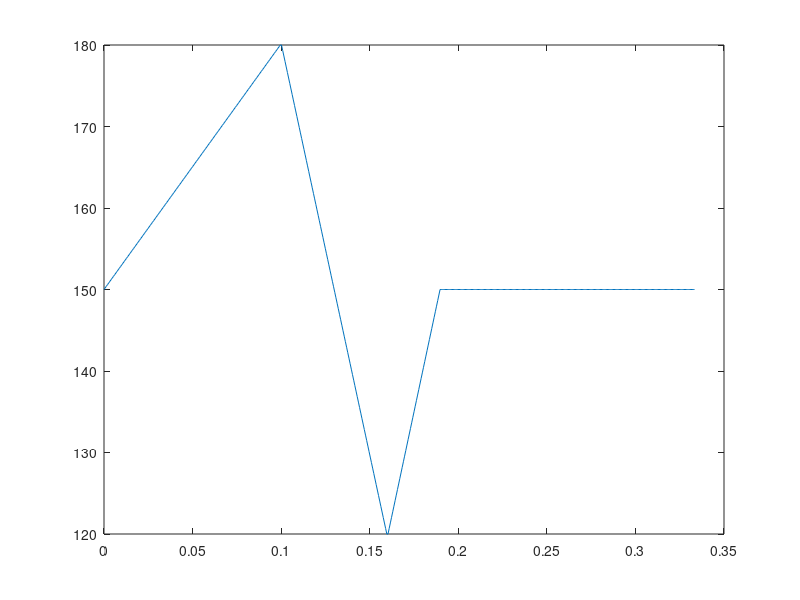

Source code (MATLAB): (Note: this script raises an error after producing the figure.)
clc
clear
close all
%% Params

f = 3.0; % Hz
T = 1/f;

N = 500;
publish_rate = f*N

V_thrust = 300; % mm/s
V_swing = 1000; % mm/s
V_return = 1000; % mm/s

L_touchdown = 150; % mm
L_liftoff = 180; % mm
L_swing = 120; % mm


%% Calculation

h = L_touchdown*ones(N,1);
t = linspace(0,T,N);

% thrust phase (1)
dh_thrust = L_liftoff - L_touchdown;
T_thrust = dh_thrust / V_thrust;
i_thrust = int32(T_thrust / T * N);
t_thrust = linspace(0,T_thrust,i_thrust);
h(1:i_thrust) = L_touchdown + (t_thrust/T_thrust).*(dh_thrust);

% swing phase (2)
dh_swing = L_swing - L_liftoff;
T_swing = -dh_swing / V_swing;
i_swing = int32(T_swing / T * N);
t_swing = -linspace(0,T_swing,i_swing);
h(i_thrust+1:i_thrust+i_swing) = L_liftoff - (t_swing/T_swing).*dh_swing;

% return phase (3)
dh_return = L_touchdown - L_swing;
T_return = dh_return / V_return;
i_return = int32(T_return / T * N);
t_return = linspace(0,T_return,i_return);
h(i_thrust+i_swing+1:i_thrust+i_swing+i_return) = L_swing + (t_return/T_return).*dh_return;

%% Visualize

figure
plot(t,h)


%% Save

x = zeros(N,1);
z = zeros(N,1);
dat = [x -h z];
writematrix(dat, 'hop-test.csv')
